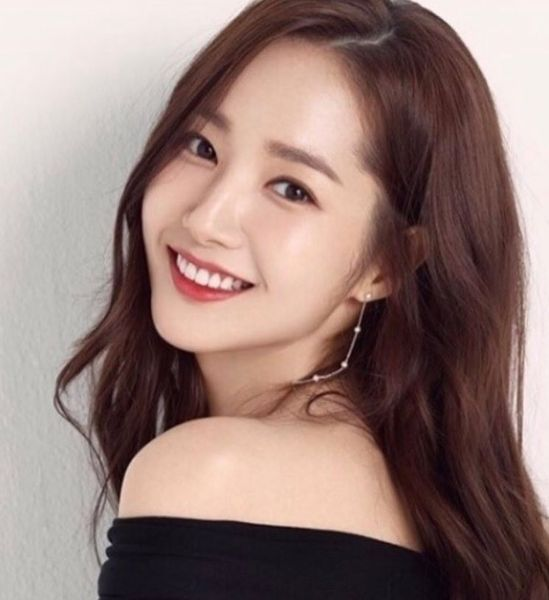
#> input picture Section17/face_detector/celebrity.jpg, 549 x 600 px
$ python face_dector.py
#> lines starting #> are read from the running program, lines starting #| are printed output that depends on the picture; after the words box and inside, x2 and y2 are one past the last pixel; in counts of white or black regions, pixels touching at a corner belong together
import cv2

face_cascade = cv2.CascadeClassifier("haarcascade_frontalface_default.xml")

img = cv2.imread("celebrity.jpg", 1)
#> img is the input picture: shape (600, 549, 3); mean B, G, R 119.3, 124.7, 148.6

gray_img = cv2.cvtColor(img, cv2.COLOR_BGR2GRAY)
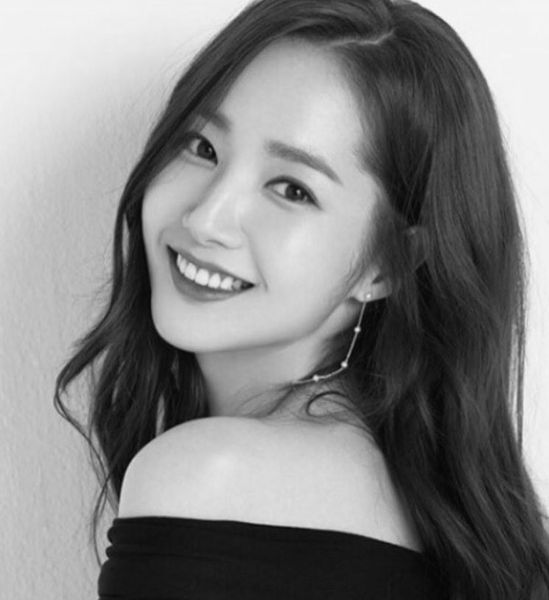
#> gray_img: shape (600, 549); min 4, max 248, mean 131.2

faces = face_cascade.detectMultiScale(gray_img, scaleFactor=1.05, minNeighbors=5)
#> faces = [[97, 66, 286, 286]]

for x, y, w, h in faces:
    img = cv2.rectangle(img, (x, y), (x + w, y + h), (0, 255, 0), 3)
#> this loop made 1 pass
#> pass 1, `img = cv2.rectangle(img, (x, y), (x + w, y + h), (0, 255, 0), 3)`:
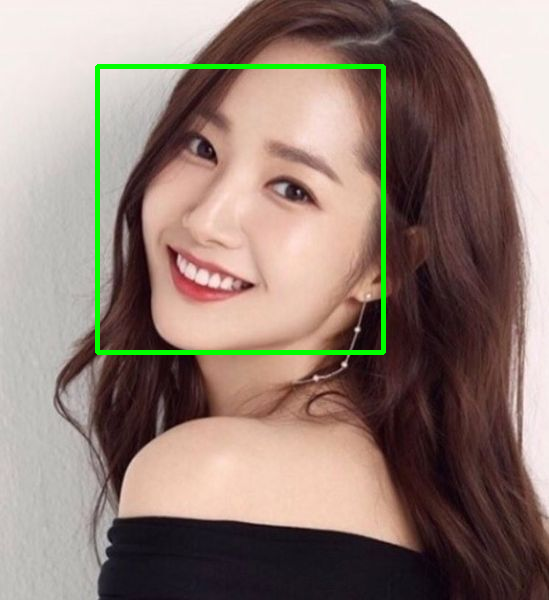
#> img: shape (600, 549, 3); 1.73% of pixels changed, all inside (x1, y1, x2, y2) = (95, 64, 386, 355)

print(faces)
#| [[ 97  66 286 286]]

resized = cv2.resize(img, (int(img.shape[1] / 3), int(img.shape[0] / 3)))
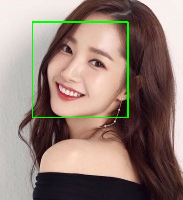
#> resized: shape (200, 183, 3); mean B, G, R 117.8, 127, 146.6

cv2.imshow("Gray", img)
cv2.waitKey(0)
cv2.destroyAllWindows()

$ run again, with Section17/face_detector/photo.jpg copied over Section17/face_detector/celebrity.jpg
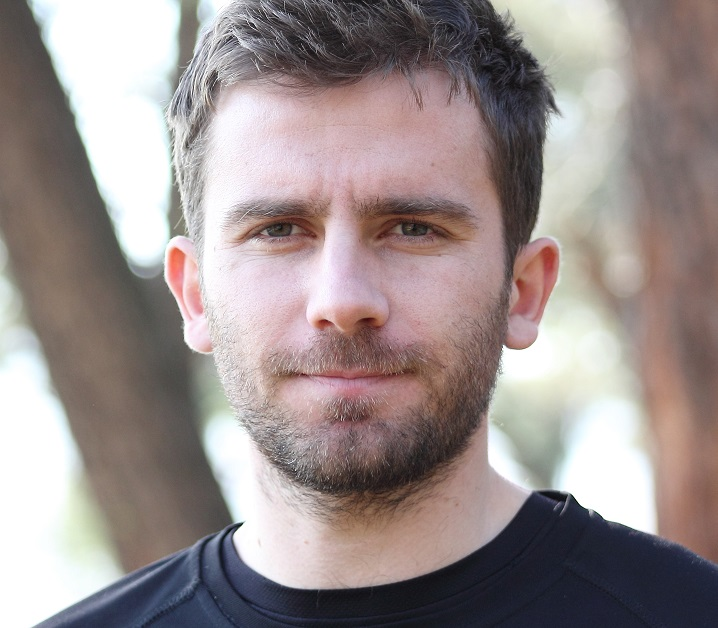
#> input picture Section17/face_detector/photo.jpg, 718 x 628 px
#> img is the input picture: shape (628, 718, 3); mean B, G, R 142, 143.2, 154.6
#> `gray_img = cv2.cvtColor(img, cv2.COLOR_BGR2GRAY)`:
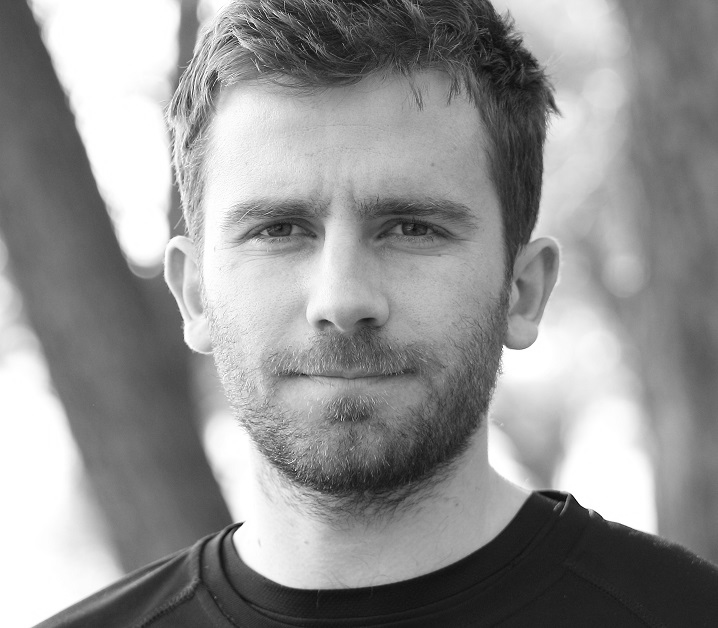
#> gray_img: shape (628, 718); min 2, max 255, mean 146.4
#> faces = [[157, 84, 379, 379]]
#> the loop `for x, y, w, h in faces:` made 1 pass
#| [[157  84 379 379]]
#> `resized = cv2.resize(img, (int(img.shape[1] / 3), int(img.shape[0] / 3..`:
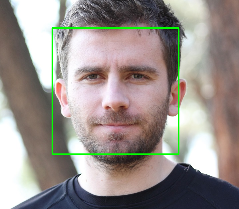
#> resized: shape (209, 239, 3); mean B, G, R 139.8, 144.9, 152.2
